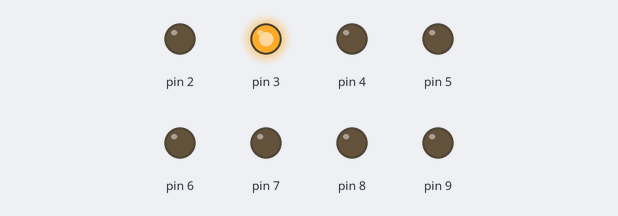
Simulated run of this sketch. Board: Arduino Uno, built with avr-gcc and run on an emulated ATmega328P. On the bench: output pins drawn as LEDs (lit = HIGH).

Above: at 0.1 s.
At 0.5 s:
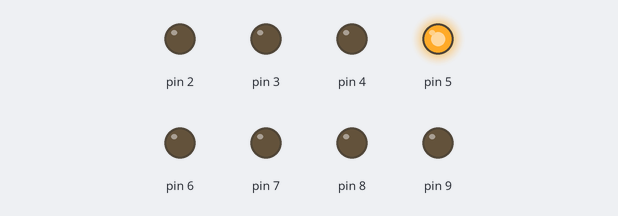
At 1.5 s:
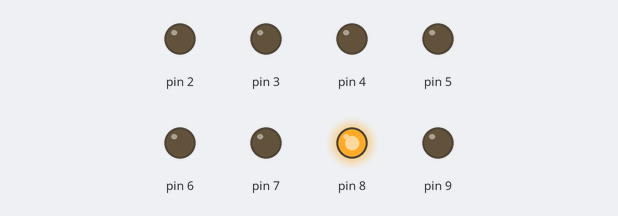
At 3.1 s:
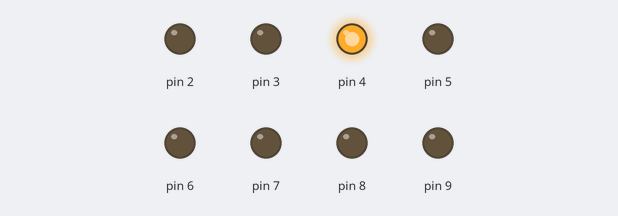
At 4.5 s:
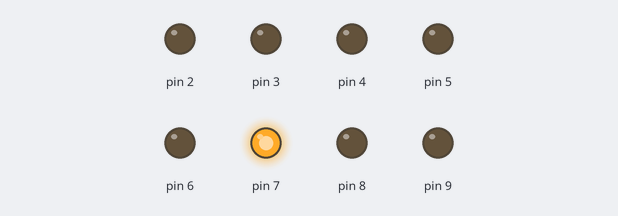
At 6.3 s:
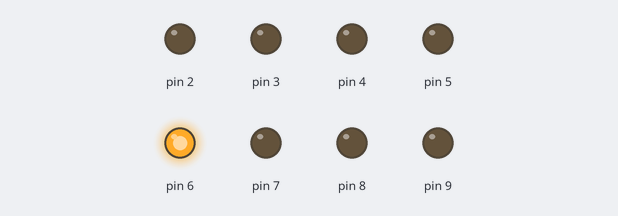
Timing chart, 0 to 6.6 s (numbered marks = the images above):
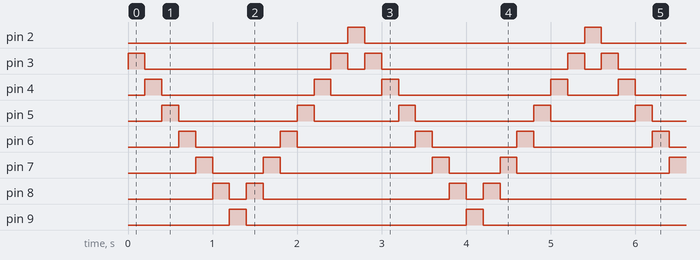

Measured:
- by itself, pin 2, pin 9: alternates HIGH for 0.20 s and LOW for 2.6 s
- by itself, pin 3: repeats every 2.8 s: LOW 2.2 s, HIGH 0.20 s, LOW 0.20 s, HIGH 0.20 s
- by itself, pin 4: repeats every 2.8 s: LOW 1.8 s, HIGH 0.20 s, LOW 0.60 s, HIGH 0.20 s
- by itself, pin 5: repeats every 2.8 s: LOW 1.4 s, HIGH 0.20 s, LOW 1.0 s, HIGH 0.20 s
- by itself, pin 6: repeats every 2.8 s: LOW 1.0 s, HIGH 0.20 s, LOW 1.4 s, HIGH 0.20 s
- by itself, pin 7: repeats every 2.8 s: LOW 0.60 s, HIGH 0.20 s, LOW 1.8 s, HIGH 0.20 s
- by itself, pin 8: repeats every 2.8 s: LOW 0.20 s, HIGH 0.20 s, LOW 2.2 s, HIGH 0.20 s

The sketch:

sketch_oct03b.ino
```cpp
int aantalLeds = 8;
int offSet = 1;
void setup(){
  for(int i = offSet + 1; i < aantalLeds + offSet + 1; i++)
  {
    pinMode(i, OUTPUT);
  }
}

void loop(){
  for(int i = 2; i <= aantalLeds; i++){
    digitalWrite(i-1+offSet,false);
    digitalWrite(i+offSet,true);
    delay(200);
  }
  for(int i = aantalLeds-1; i > 0; i--){
    digitalWrite(i+1+offSet,false);
    digitalWrite(i+offSet,true);
    delay(200);
  }
}
```
